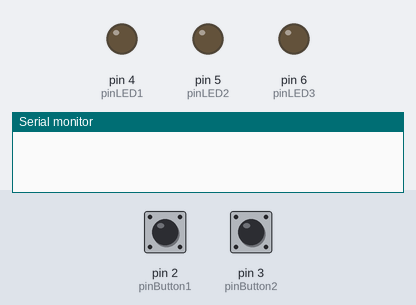
A sketch run on a simulated Arduino Uno, built with avr-gcc and run on an emulated ATmega328P. Shown: output pins drawn as LEDs (lit = HIGH), the last lines printed to the serial monitor. Inputs (shaded band) come from the test bench; at power-on: pin 2 (pinButton1) LOW, pin 3 (pinButton2) LOW.

Above: at 1.2 s.
1.3 s: pin 2 (pinButton1) pulled HIGH for 0.15 s
At 4.2 s:
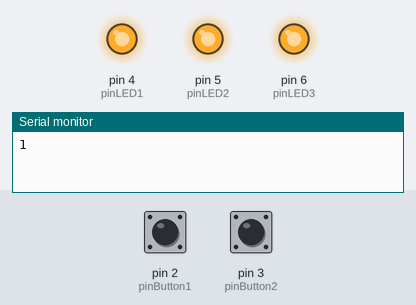
4.4 s: pin 2 (pinButton1) pulled HIGH for 1 s
At 6.6 s:
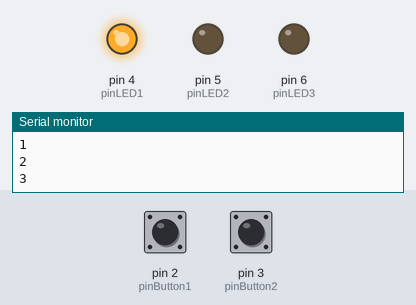
8.4 s: pin 2 (pinButton1) pulled HIGH for 3.2 s
At 11.6 s:
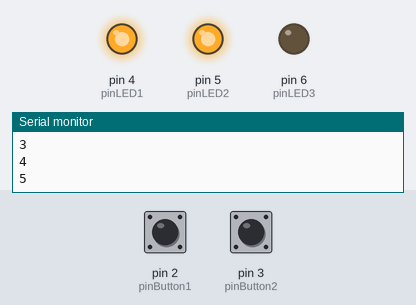
Timing chart, 0 to 13.3 s (numbered marks = the images above; inputs shaded):
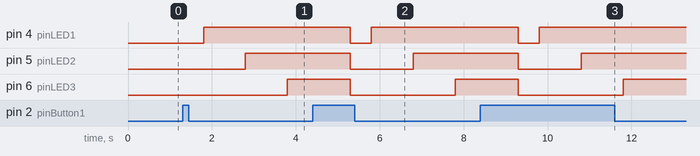

The sketch:

code.ino
```cpp
int pinLED1 = 4;
int pinLED2 = 5;
int pinLED3 = 6;
int pinButton1 = 2;
int pinButton2 = 3;
int statusLED1;
int statusLED2;

void setup() {
  Serial.begin(9600);
  pinMode(pinButton1, INPUT);
  pinMode(pinButton2, INPUT);
  pinMode(pinLED1, OUTPUT);
  pinMode(pinLED2, OUTPUT);
  pinMode(pinLED3, OUTPUT);
}

void loop() {
  if(digitalRead(pinButton1) == HIGH) {
    statusLED1++;
    Serial.println(statusLED1);
    delay(500);

    if(statusLED1 % 2 == 1) {
      digitalWrite(pinLED1, HIGH);
      delay(1000);
      digitalWrite(pinLED2, HIGH);
      delay(1000);
      digitalWrite(pinLED3, HIGH);
      delay(1000);

      } else {
        digitalWrite(pinLED1, LOW);
        digitalWrite(pinLED2, LOW);
        digitalWrite(pinLED3, LOW);
      }
  }

  if(digitalRead(pinButton2) == HIGH) {
    statusLED2++;
    Serial.println(statusLED2);
    delay(500);
    if(statusLED2 % 2 == 1) {
      digitalWrite(pinLED3, HIGH);
      delay(1000);
      digitalWrite(pinLED2, HIGH);
      delay(1000);
      digitalWrite(pinLED1, HIGH);
      delay(1000);
  } else {
    digitalWrite(pinLED1, LOW);
    digitalWrite(pinLED2, LOW);
    digitalWrite(pinLED3, LOW);
  }
  }
}
```

Measured:
- after the input at 1.3 s, pin 4 (pinLED1): LOW → HIGH after 0.50 s; pin 5 (pinLED2): LOW → HIGH after 1.5 s; pin 6 (pinLED3): LOW → HIGH after 2.5 s
- after the input at 4.4 s, pin 4 (pinLED1): HIGH → LOW after 0.90 s, → HIGH 0.50 s later; pin 5 (pinLED2): HIGH → LOW after 0.90 s, → HIGH 1.5 s later; pin 6 (pinLED3): HIGH → LOW after 0.90 s, → HIGH 2.5 s later
- after the input at 8.4 s, pin 4 (pinLED1): HIGH → LOW after 0.90 s, → HIGH 0.50 s later; pin 5 (pinLED2): HIGH → LOW after 0.90 s, → HIGH 1.5 s later; pin 6 (pinLED3): HIGH → LOW after 0.90 s, → HIGH 2.5 s later
